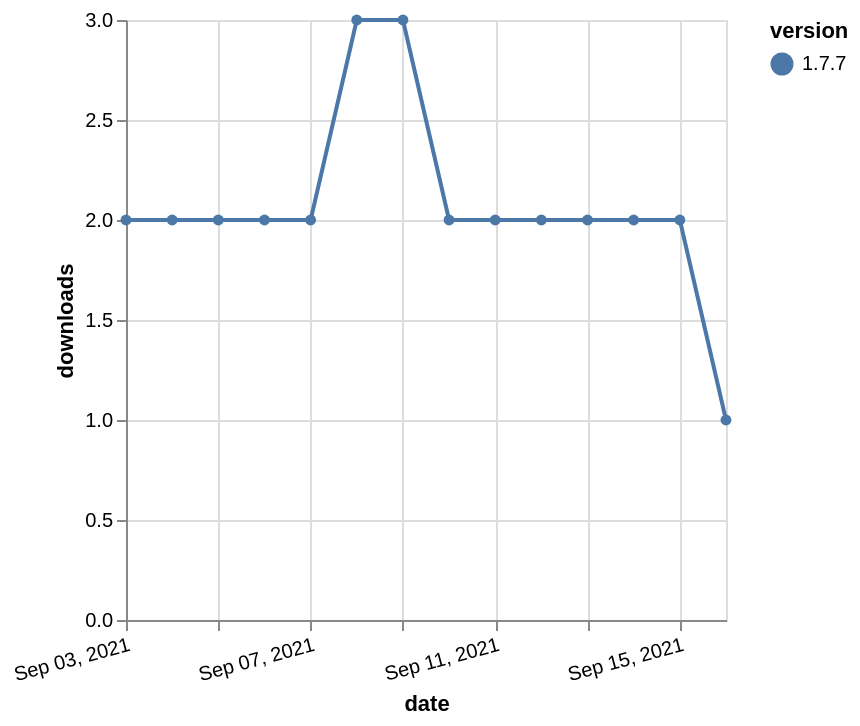

The specification (Vega-Lite) saved for this image:
### Vega-Lite specification from a JSON file in a GitHub repository (floating-point values rounded to 4 significant figures)
{"$schema": "https://vega.github.io/schema/vega-lite/v5.json", "description": "A simple bar chart with embedded data.", "data": {"values": [{"date": "2021-09-03", "total": 2767, "delta": 2, "version": "1.7.7"}, {"date": "2021-09-04", "total": 2769, "delta": 2, "version": "1.7.7"}, {"date": "2021-09-05", "total": 2771, "delta": 2, "version": "1.7.7"}, {"date": "2021-09-06", "total": 2773, "delta": 2, "version": "1.7.7"}, {"date": "2021-09-07", "total": 2775, "delta": 2, "version": "1.7.7"}, {"date": "2021-09-08", "total": 2778, "delta": 3, "version": "1.7.7"}, {"date": "2021-09-09", "total": 2781, "delta": 3, "version": "1.7.7"}, {"date": "2021-09-10", "total": 2783, "delta": 2, "version": "1.7.7"}, {"date": "2021-09-11", "total": 2785, "delta": 2, "version": "1.7.7"}, {"date": "2021-09-12", "total": 2787, "delta": 2, "version": "1.7.7"}, {"date": "2021-09-13", "total": 2789, "delta": 2, "version": "1.7.7"}, {"date": "2021-09-14", "total": 2791, "delta": 2, "version": "1.7.7"}, {"date": "2021-09-15", "total": 2793, "delta": 2, "version": "1.7.7"}, {"date": "2021-09-16", "total": 2794, "delta": 1, "version": "1.7.7"}]}, "width": "container", "mark": {"type": "line", "point": {"filled": true}}, "encoding": {"x": {"field": "date", "type": "temporal", "timeUnit": "yearmonthdate", "title": "date", "axis": {"labelAngle": -15}}, "y": {"field": "delta", "type": "quantitative", "title": "downloads"}, "color": {"field": "version", "type": "nominal"}, "tooltip": {"field": "delta"}}}
